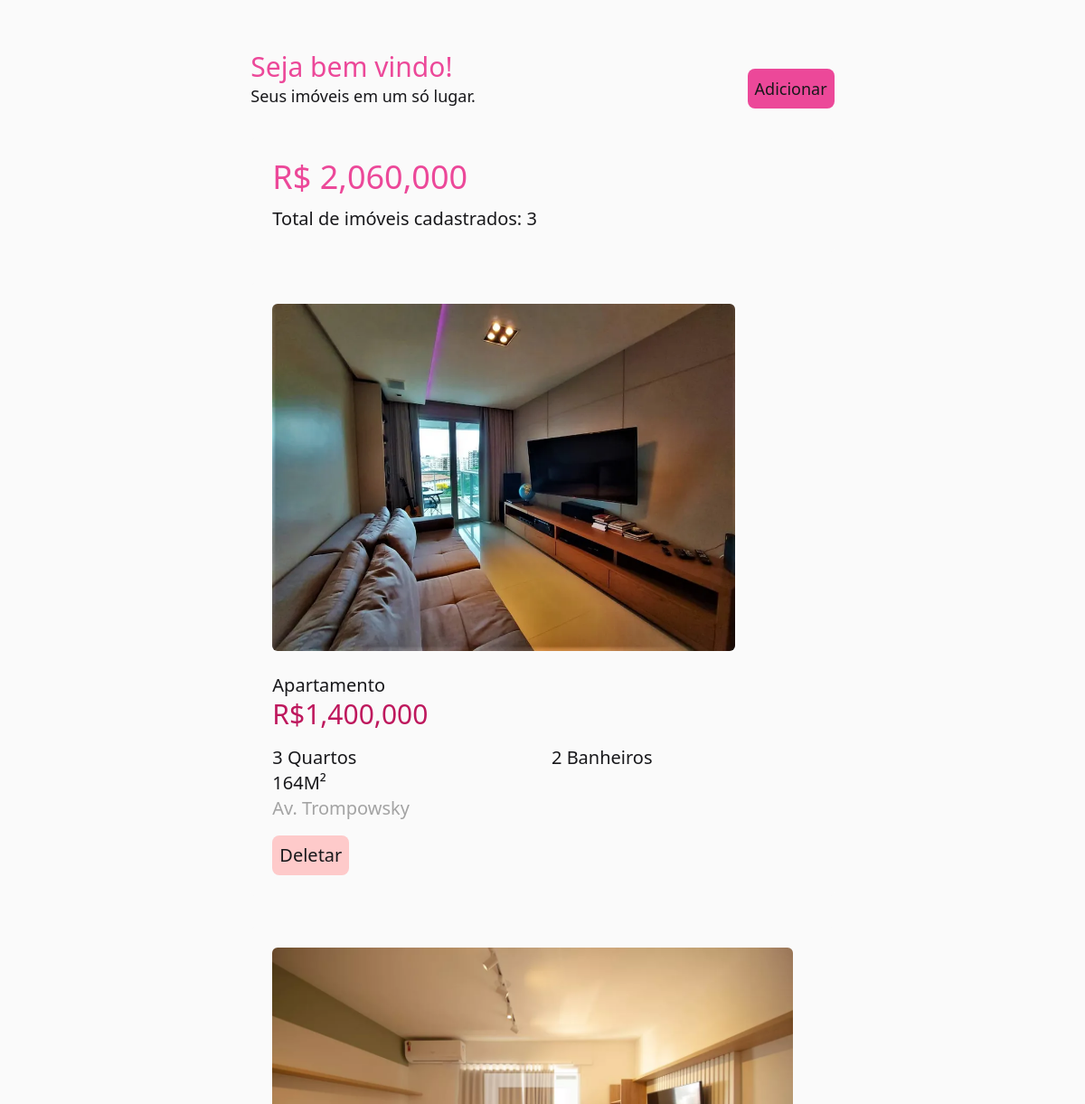
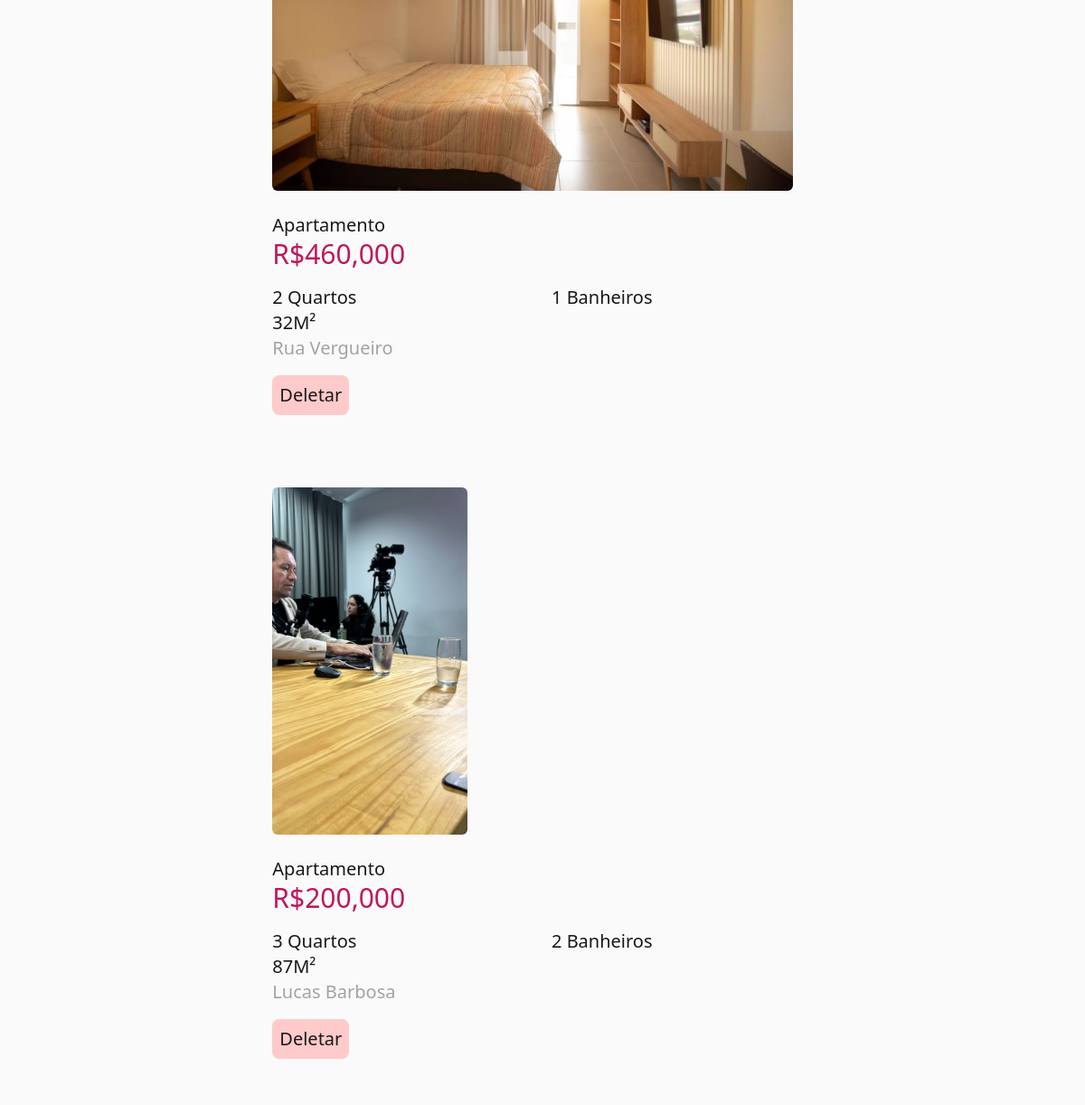
The page / on the database its author committed (2 pictures, top to bottom).
### app.py (models this page shows, shortened)
class Estate(db.Model):
    ownerId = db.Column(db.Integer)
    id = db.Column(db.Integer, primary_key=True)
    address = db.Column(db.String(100), nullable=False)
    price = db.Column(db.Integer, nullable=False)
    bedrooms = db.Column(db.Integer, nullable=False)
    bathrooms = db.Column(db.Integer, nullable=False)
    area = db.Column(db.Integer, nullable=False)
    type = db.Column(db.String(100), nullable=False)
    img_url = db.Column(db.String(100), nullable=True)

### app.py (the view)
@app.route("/", methods=["GET"])
def index():
    estates = Estate.query.all()
    totalValor = 0
    countImoveis = 0
    for estate in estates:
        if type(estate.price) == str:
            estate.price = int(estate.price.replace(".", "").replace(",", ""))
        totalValor += estate.price
        countImoveis += 1
    for estate in estates:
        estate.price = "{:,}".format(estate.price)
    totalValor = "{:,}".format(totalValor)
    return render_template(
        "index.html", estates=estates, total=totalValor, nImoveis=countImoveis
    )

### templates/index.html (shortened to what this page needs)
{% extends 'base.html'%}
{% block body %}
<div class="flex flex-col items-center">
  <div class="w-11/12 m-6 text-lg">
    <div class="flex justify-between w-full mt-4 mb-4">
      <div>
        <h1 class="mt-4 text-3xl text-pink-500">Seja bem vindo!</h1>
        <p>Seus imóveis em um só lugar.</p>
      </div>
      <div class="flex items-end">
        <a href="add" class="p-2 bg-pink-500 rounded-lg">Adicionar</a>
      </div>
    </div>
    <div id="content" class="flex flex-col items-center">
      <div class="w-full p-6 m-4 text-xl rounded-lg md:max-w-6xl bg-neutral-50">
        <h2 class="mb-3 text-4xl text-pink-500">R$ {{total}}</h2>
        <p>Total de imóveis cadastrados: {{ nImoveis }}</p>
      </div>
      {% for estate in estates %}
      <div class="flex flex-col justify-center w-full p-6 m-4 text-xl rounded-lg md:max-w-2xl lg:max-w-4xl xl:max-w-6xl bg-neutral-50">
        <div class="flex items-center justify-center max-w-full mb-6 md:max-w-full lg:justify-start">
          {% if estate.img_url %}
          <img class="object-cover rounded-md estate-img max-h-96" src="{{ url_for('static', filename='images/' + estate.img_url) }}" alt="Estate Image">
          {% else %}
          <p>No Image Available</p>
          {% endif %}
        </div>
        <div>
          <p>{{estate.type}}</p>
          <h2 class="mb-3 text-3xl text-pink-700 text-">R${{ estate.price }}</h2>
        <div class="mt-4 columns-2 md:justify-between">
          <p>{{estate.bedrooms}} Quartos</p>
          <p>{{estate.area}}M²</p>
          <p>{{estate.bathrooms}} Banheiros</p>
        </div>
        <p class="text-neutral-400">{{estate.address}}</p>
        </div>
        <div>
          <form action="/delete/{{ estate.id }}" method="post">
            <button class="p-2 mt-4 bg-red-200 rounded-lg" type="submit">
              Deletar
            </button>
          </form>
        </div>
      </div>
      {% endfor %}
    </div>
  </div>
</div>
{% endblock %}

### templates/base.html (shortened to what this page needs)
<!DOCTYPE html>
<html lang="en" class="h-full">
  <head>
    <link rel="stylesheet" href="/static/dist/css/output.css" />
  </head>
  <body class="flex items-center justify-center w-full bg-neutral-50 text-zinc-900">
    {% block body %}{%endblock%}
  </body>
</html>

### rows shown on the page
Estate: img_url (picture), type "Apartamento", price "1,400,000", bedrooms "3", area "164", bathrooms "2", address "Av. Trompowsky"
Estate: img_url (picture), type "Apartamento", price "460,000", bedrooms "2", area "32", bathrooms "1", address "Rua Vergueiro"
Estate: img_url (picture), type "Apartamento", price "200,000", bedrooms "3", area "87", bathrooms "2", address "Lucas Barbosa"

### other values the page prints
{{ total }} "2,060,000"
{{ nImoveis }} "3"
